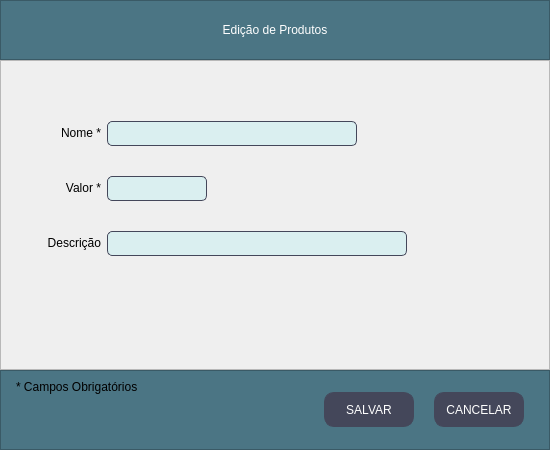
<?xml version="1.0" encoding="UTF-8"?>
<ui version="4.0">
 <class>Janela_Produto_Edicao</class>
 <widget class="QMainWindow" name="Janela_Produto_Edicao">
  <property name="windowModality">
   <enum>Qt::ApplicationModal</enum>
  </property>
  <property name="geometry">
   <rect>
    <x>0</x>
    <y>0</y>
    <width>550</width>
    <height>450</height>
   </rect>
  </property>
  <property name="minimumSize">
   <size>
    <width>550</width>
    <height>450</height>
   </size>
  </property>
  <property name="maximumSize">
   <size>
    <width>550</width>
    <height>450</height>
   </size>
  </property>
  <property name="windowTitle">
   <string>MainWindow</string>
  </property>
  <widget class="QWidget" name="centralwidget">
   <layout class="QVBoxLayout" name="verticalLayout">
    <property name="spacing">
     <number>0</number>
    </property>
    <property name="leftMargin">
     <number>0</number>
    </property>
    <property name="topMargin">
     <number>0</number>
    </property>
    <property name="rightMargin">
     <number>0</number>
    </property>
    <property name="bottomMargin">
     <number>0</number>
    </property>
    <item>
     <widget class="QFrame" name="frame">
      <property name="minimumSize">
       <size>
        <width>0</width>
        <height>60</height>
       </size>
      </property>
      <property name="maximumSize">
       <size>
        <width>16777215</width>
        <height>60</height>
       </size>
      </property>
      <property name="styleSheet">
       <string notr="true">background-color: rgb(75, 117, 132);</string>
      </property>
      <property name="frameShape">
       <enum>QFrame::StyledPanel</enum>
      </property>
      <property name="frameShadow">
       <enum>QFrame::Raised</enum>
      </property>
      <layout class="QHBoxLayout" name="horizontalLayout_2">
       <item>
        <widget class="QLabel" name="label_titulo">
         <property name="styleSheet">
          <string notr="true">font: 87 12pt &quot;Arial Black&quot;;
color: rgb(255, 255, 255);
</string>
         </property>
         <property name="text">
          <string>Edição de Produtos</string>
         </property>
         <property name="alignment">
          <set>Qt::AlignCenter</set>
         </property>
        </widget>
       </item>
      </layout>
     </widget>
    </item>
    <item>
     <widget class="QFrame" name="frame_2">
      <property name="minimumSize">
       <size>
        <width>70</width>
        <height>0</height>
       </size>
      </property>
      <property name="styleSheet">
       <string notr="true">QLineEdit, QTextEdit{
	border-radius: 5px;
	border: 0.5px solid #44475a;
	font:11pt &quot;MS Shell Dlg 2&quot;;
	padding: 1px;
	background-color: #DAEFF0;
}
QLabel{
	font: 75 11pt &quot;Arial&quot;;
}
QComboBox{
	font: 9pt &quot;MS Shell Dlg 2&quot;;
}
QDateEdit{
	font: 9pt &quot;MS Shell Dlg 2&quot;;
}
QLineEdit:focus{
	border: 1.5px solid #44475a;
}</string>
      </property>
      <property name="frameShape">
       <enum>QFrame::StyledPanel</enum>
      </property>
      <property name="frameShadow">
       <enum>QFrame::Raised</enum>
      </property>
      <layout class="QFormLayout" name="formLayout">
       <property name="verticalSpacing">
        <number>30</number>
       </property>
       <property name="leftMargin">
        <number>30</number>
       </property>
       <property name="topMargin">
        <number>60</number>
       </property>
       <item row="0" column="0">
        <widget class="QLabel" name="nome_label">
         <property name="minimumSize">
          <size>
           <width>70</width>
           <height>0</height>
          </size>
         </property>
         <property name="text">
          <string>Nome *</string>
         </property>
         <property name="alignment">
          <set>Qt::AlignRight|Qt::AlignTrailing|Qt::AlignVCenter</set>
         </property>
         <property name="textInteractionFlags">
          <set>Qt::LinksAccessibleByMouse</set>
         </property>
        </widget>
       </item>
       <item row="0" column="1">
        <widget class="QLineEdit" name="nome">
         <property name="minimumSize">
          <size>
           <width>250</width>
           <height>25</height>
          </size>
         </property>
         <property name="maximumSize">
          <size>
           <width>250</width>
           <height>25</height>
          </size>
         </property>
         <property name="clearButtonEnabled">
          <bool>true</bool>
         </property>
        </widget>
       </item>
       <item row="1" column="0">
        <widget class="QLabel" name="valor_label">
         <property name="minimumSize">
          <size>
           <width>70</width>
           <height>0</height>
          </size>
         </property>
         <property name="text">
          <string>Valor *</string>
         </property>
         <property name="alignment">
          <set>Qt::AlignRight|Qt::AlignTrailing|Qt::AlignVCenter</set>
         </property>
         <property name="textInteractionFlags">
          <set>Qt::LinksAccessibleByMouse</set>
         </property>
        </widget>
       </item>
       <item row="1" column="1">
        <widget class="QLineEdit" name="valor">
         <property name="minimumSize">
          <size>
           <width>100</width>
           <height>25</height>
          </size>
         </property>
         <property name="maximumSize">
          <size>
           <width>100</width>
           <height>25</height>
          </size>
         </property>
         <property name="clearButtonEnabled">
          <bool>true</bool>
         </property>
        </widget>
       </item>
       <item row="2" column="0">
        <widget class="QLabel" name="descricao_label">
         <property name="minimumSize">
          <size>
           <width>70</width>
           <height>0</height>
          </size>
         </property>
         <property name="text">
          <string>Descrição</string>
         </property>
         <property name="alignment">
          <set>Qt::AlignRight|Qt::AlignTrailing|Qt::AlignVCenter</set>
         </property>
         <property name="textInteractionFlags">
          <set>Qt::LinksAccessibleByMouse</set>
         </property>
        </widget>
       </item>
       <item row="2" column="1">
        <widget class="QLineEdit" name="descricao">
         <property name="minimumSize">
          <size>
           <width>300</width>
           <height>25</height>
          </size>
         </property>
         <property name="maximumSize">
          <size>
           <width>300</width>
           <height>25</height>
          </size>
         </property>
         <property name="clearButtonEnabled">
          <bool>true</bool>
         </property>
        </widget>
       </item>
      </layout>
     </widget>
    </item>
    <item>
     <widget class="QFrame" name="frame_3">
      <property name="minimumSize">
       <size>
        <width>0</width>
        <height>80</height>
       </size>
      </property>
      <property name="maximumSize">
       <size>
        <width>16777215</width>
        <height>80</height>
       </size>
      </property>
      <property name="styleSheet">
       <string notr="true">background-color: rgb(75, 117, 132);</string>
      </property>
      <property name="frameShape">
       <enum>QFrame::StyledPanel</enum>
      </property>
      <property name="frameShadow">
       <enum>QFrame::Raised</enum>
      </property>
      <layout class="QHBoxLayout" name="horizontalLayout">
       <property name="spacing">
        <number>20</number>
       </property>
       <property name="leftMargin">
        <number>15</number>
       </property>
       <property name="rightMargin">
        <number>25</number>
       </property>
       <item>
        <widget class="QLabel" name="label">
         <property name="styleSheet">
          <string notr="true">font: 75 11pt &quot;MS Shell Dlg 2&quot;;</string>
         </property>
         <property name="text">
          <string>* Campos Obrigatórios</string>
         </property>
         <property name="alignment">
          <set>Qt::AlignLeading|Qt::AlignLeft|Qt::AlignTop</set>
         </property>
        </widget>
       </item>
       <item>
        <spacer name="horizontalSpacer">
         <property name="orientation">
          <enum>Qt::Horizontal</enum>
         </property>
         <property name="sizeHint" stdset="0">
          <size>
           <width>337</width>
           <height>57</height>
          </size>
         </property>
        </spacer>
       </item>
       <item>
        <widget class="QPushButton" name="botao_salvar">
         <property name="minimumSize">
          <size>
           <width>90</width>
           <height>35</height>
          </size>
         </property>
         <property name="maximumSize">
          <size>
           <width>90</width>
           <height>35</height>
          </size>
         </property>
         <property name="styleSheet">
          <string notr="true">QPushButton{
	font: 87 8pt &quot;Arial Black&quot;;
	border: 0.5px solid #44475a;
	border-radius: 10px;
	color: rgb(255, 255, 255);
	background-color: #44475a;
}
QPushButton:hover{
	background-color: #4f5368;
}

</string>
         </property>
         <property name="text">
          <string>SALVAR</string>
         </property>
        </widget>
       </item>
       <item>
        <widget class="QPushButton" name="botao_cancelar">
         <property name="sizePolicy">
          <sizepolicy hsizetype="Fixed" vsizetype="Fixed">
           <horstretch>0</horstretch>
           <verstretch>0</verstretch>
          </sizepolicy>
         </property>
         <property name="minimumSize">
          <size>
           <width>90</width>
           <height>35</height>
          </size>
         </property>
         <property name="maximumSize">
          <size>
           <width>90</width>
           <height>35</height>
          </size>
         </property>
         <property name="styleSheet">
          <string notr="true">QPushButton{
	font: 87 8pt &quot;Arial Black&quot;;
	border: 0.5px solid #44475a;
	border-radius: 10px;
	color: rgb(255, 255, 255);
	background-color: #44475a;
}
QPushButton:hover{
	background-color: #4f5368;
}</string>
         </property>
         <property name="text">
          <string>CANCELAR</string>
         </property>
        </widget>
       </item>
      </layout>
     </widget>
    </item>
   </layout>
  </widget>
 </widget>
 <resources/>
 <connections/>
</ui>
